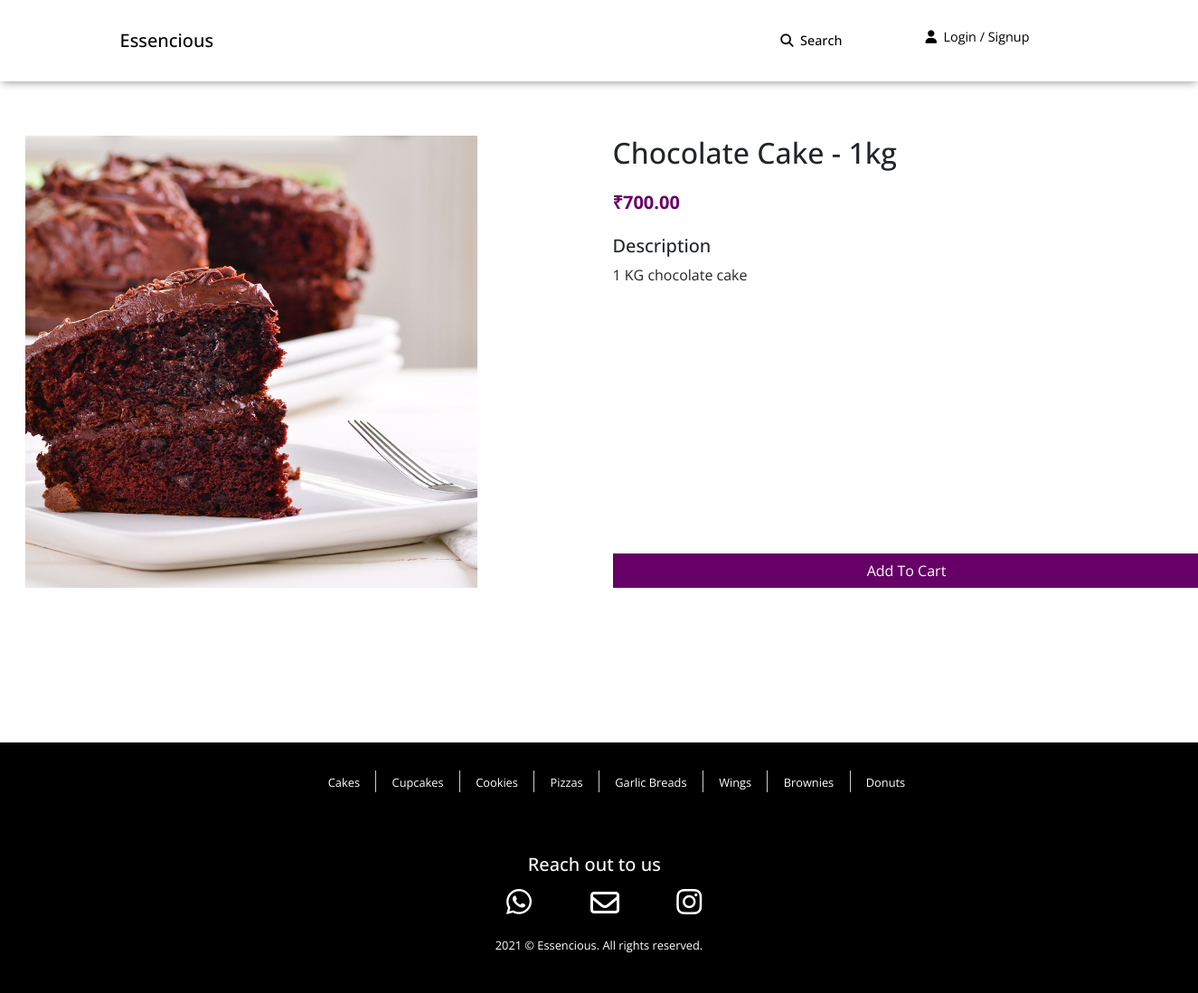
/2/2, run on the app's committed database.
### products/models.py (models this page shows, shortened)
class Item(models.Model):
	name = models.CharField(max_length=300)
	slug = models.SlugField(max_length=150)
	description = models.TextField()
	image = models.ImageField(upload_to='product_photo', blank=True, null=True)
	category = models.ForeignKey(Category, on_delete=models.CASCADE)
	price = models.DecimalField(max_digits=6, decimal_places=2)
	new = models.BooleanField(default=False)
	featured = models.BooleanField(default=False)
	order_count = models.IntegerField(default=0)

### products/views.py (the view)
# urls.py: path('<int:pk>/<int:cat_pk>', item_description, name='itemdescription'),
def item_description(request, pk, cat_pk):
	item = Item.objects.get(id=pk)
	queryset = Item.objects.filter(category=cat_pk).exclude(id=pk)
	return render(request, 'item_description.html', {'item': item, 'item_list': queryset})

### products/context_processors.py (called while the page is built)
def categories(request):
    return {'categories': Category.objects.all()}

### templates/item_description.html
{% extends 'second_base.html' %}
{% block content %}
<div class="container mt-5">
	<div class="row mb-5">
		<div class="col-md-6"><img src="{{item.image.url}}"></div>
		<div class="col-md-6">
			<h2>{{item.name}}</h2>
			<h5 class="color-purple font-weight-700 mt-4">&#8377;{{item.price}}</h5>
			<h5 class="mt-4">Description</h5>
			<p id="item-desc">{{item.description}}</p>
			<a href="{% url 'cart_add_index' item.id item.category.id %}" class="no-decoration bottom-align width-full"><button type="button" class="btn btn-block mt-4 bg-purple color-white no-border-radius">Add To Cart</button></a>
		</div>
	</div>
</div>
{% endblock %}

### static/style.css (style rules this page uses)
body { min-height:100vh; margin:0; position:relative; background-color: #fff; font-family: 'Open Sans', sans-serif; max-width: 100%; }
body::after { content: ''; display: block; height: 400px; }
.container { margin-top:150px !important; max-width: 2000px; width:1300px !important; }
.color-white { color:white; }
.color-purple { color:#660066; }
.bg-purple { background-color: #660066; }
.font-weight-700 { font-weight: 700; }
.no-decoration { color:inherit; text-decoration: none !important; }
.no-border-radius { border-radius: 0% !important; }
.bottom-align { position:absolute; bottom:0; }
.no-border-radius { border-radius: 0%; }
.width-full { width:100% !important; }

### data on the page
Item: image (picture), name "Chocolate Cake - 1kg", price "700.00", description "1 KG chocolate cake"
